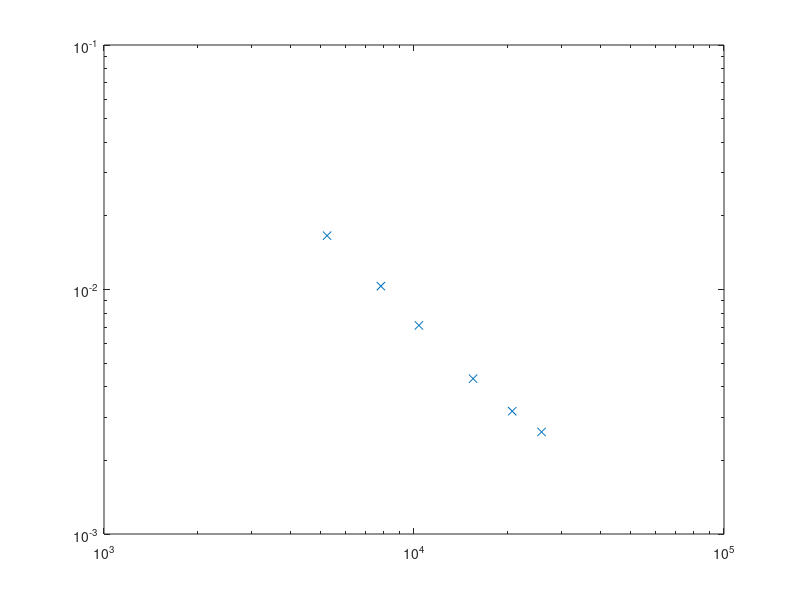

Source code (MATLAB): (Note: this script raises an error after producing the figure.)
%此程序用于对双对数坐标图像进行处理
%目前的像素位置数据来自于孙超老师实验，下列文献
% Yi, L., Toschi, F., & Sun, C. (2020). Global and local statistics in turbulent emulsions. Journal of Fluid Mechanics, 912.
% 输入已知的像素坐标和对应的绝对坐标
clear,clc;
pixel_coords = [ 630,803;382,803;382,367;]; % N×2矩阵，每行代表一个像素坐标[px, py]
absolute_coords = [ 1e+4,1e-3; 5e+3,1e-3;5e+3,1e-2;]; % N×2矩阵，每行代表对应的绝对坐标[x, y]

% 计算对数绝对坐标
log_abs = log(absolute_coords);

% 拟合x轴转换参数（像素X到log(x)）
X_design = [pixel_coords(:,1), ones(size(pixel_coords,1), 1)];
coeff_x = X_design \ log_abs(:,1); % 最小二乘解

% 拟合y轴转换参数（像素Y到log(y)）
Y_design = [pixel_coords(:,2), ones(size(pixel_coords,1), 1)];
coeff_y = Y_design \ log_abs(:,2);

% 定义转换函数
pixel2abs = @(pixel) deal(...
    exp(coeff_x(1)*pixel(:,1) + coeff_x(2)), ...
    exp(coeff_y(1)*pixel(:,2) + coeff_y(2)));

% 示例使用：将像素坐标[px_input, py_input]转换为绝对坐标
px_input = [399,542,643,787,891,969]; % 输入像素X坐标
py_input = [271,361,431,526,584,621]; % 输入像素Y坐标
% [x_abs, y_abs] = pixel2abs([px_input, py_input]);
% disp(['绝对坐标: (', num2str(x_abs), ', ', num2str(y_abs), ')']);

% 若要批量转换多个坐标，可使用：
test_pixels = [px_input',py_input';];
[x_all, y_all] = pixel2abs(test_pixels);
loglog(x_all,y_all,'x',linewidth=2,DisplayName='Sun Chao Experiment')
hold on
my_data_x = [6.6422e+03,2.5377e+05]';
my_data_y = [1.29755e-2,6.96844e-05]';
loglog(my_data_x,my_data_y,'ro',linewidth=2,DisplayName='Our Therory')
hold on
ref = [x_all;my_data_x];
loglog(ref,ref.^(-1.2)*500,'-',DisplayName='$\langle D\rangle\sim Re^{-1.2}$')
hold off
xlabel('$Re$',Interpreter='latex')
ylabel('$\langle D\rangle/d$',Interpreter='latex')
legend(Interpreter="latex")
